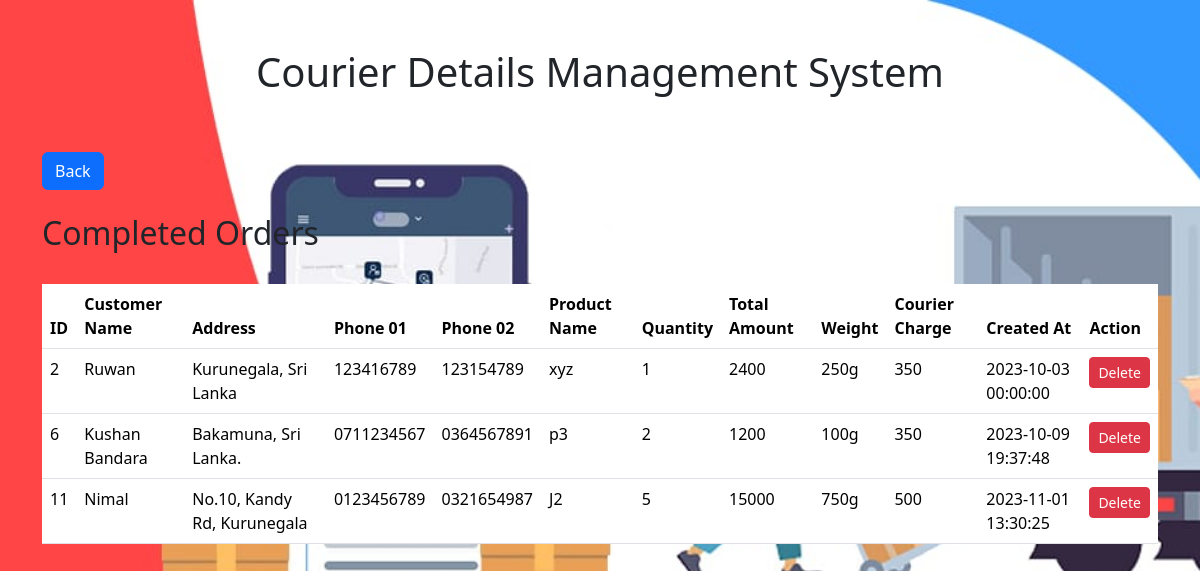
The page /completed.php on the database its author committed.
### tables this page shows
CREATE TABLE `completed_orders` (
  `id` int(11) NOT NULL,
  `customer_name` varchar(255) NOT NULL,
  `address` varchar(255) NOT NULL,
  `phone_01` varchar(11) NOT NULL,
  `phone_02` varchar(11) NOT NULL,
  `product_name` varchar(255) NOT NULL,
  `quantity` int(10) NOT NULL,
  `total_amount` int(255) NOT NULL,
  `weight` varchar(100) NOT NULL,
  `courier_charge` int(11) NOT NULL,
  `created_at` datetime NOT NULL
);

### completed.php (the view, shortened to what this page needs)
<!DOCTYPE html>
<html lang="en">
<head>
    <link rel="stylesheet" href="https://cdn.jsdelivr.net/npm/bootstrap@5.3.2/dist/css/bootstrap.min.css">
</head>
<body>
<div class="container my-5">
    <h1><center>Courier Details Management System</center></h1>
    <br><br>
    <a class="btn btn-primary" btn="right" href="/courier/home.php" role="button">Back</a>
    <br><br><h2>Completed Orders</h2><br>
    <table class="table">
        <thead>
        <tr>
            <th>ID</th>
            <th>Customer Name</th>
            <th>Address</th>
            <th>Phone 01</th>
            <th>Phone 02</th>
            <th>Product Name</th>
            <th>Quantity</th>
            <th>Total Amount</th>
            <th>Weight</th>
            <th>Courier Charge</th>
            <th>Created At</th>
            <th>Action</th>
        </tr>
        </thead>
        <tbody>
        <?php
        $servername = "localhost";
        $username = "root";
        $password = "";
        $database = "courier";
        $connection = new mysqli($servername, $username, $password, $database);
        $sql = "SELECT * FROM completed_orders";
        $result = $connection->query($sql);
        while ($row = $result->fetch_assoc()) {
            echo "
            <tr>
            <td>{$row['id']}</td>
            <td>{$row['customer_name']}</td>
            <td>{$row['address']}</td>
            <td>{$row['phone_01']}</td>
            <td>{$row['phone_02']}</td>
            <td>{$row['product_name']}</td>
            <td>{$row['quantity']}</td>
            <td>{$row['total_amount']}</td>
            <td>{$row['weight']}</td>
            <td>{$row['courier_charge']}</td>
            <td>{$row['created_at']}</td>
            <td>
            <a class='btn btn-danger btn-sm' href='/courier/delete2.php?id={$row['id']}'>Delete</a>
            </td>
            </tr>
            ";
        }
        ?>
        </tbody>
    </table>
</div>
</body>
</html>

### completed.php (style rules this page uses)
body { background-image: url('pictures/courierpics03.jpeg'); background-repeat: no-repeat; background-attachment: fixed; background-size: cover; }

### rows shown on the page
completed_orders: id "2", customer_name "Ruwan", address "Kurunegala, Sri Lanka", phone_01 "123416789", phone_02 "123154789", product_name "xyz", quantity "1", total_amount "2400", weight "250g", courier_charge "350", created_at "2023-10-03 00:00:00"
completed_orders: id "6", customer_name "Kushan Bandara", address "Bakamuna, Sri Lanka.", phone_01 "0711234567", phone_02 "0364567891", product_name "p3", quantity "2", total_amount "1200", weight "100g", courier_charge "350", created_at "2023-10-09 19:37:48"
completed_orders: id "11", customer_name "Nimal", address "No.10, Kandy Rd, Kurunegala", phone_01 "0123456789", phone_02 "0321654987", product_name "J2", quantity "5", total_amount "15000", weight "750g", courier_charge "500", created_at "2023-11-01 13:30:25"
